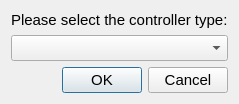
<?xml version="1.0" encoding="UTF-8"?>
<ui version="4.0">
 <class>Dialog</class>
 <widget class="QDialog" name="Dialog">
  <property name="geometry">
   <rect>
    <x>0</x>
    <y>0</y>
    <width>229</width>
    <height>98</height>
   </rect>
  </property>
  <property name="font">
   <font>
    <pointsize>14</pointsize>
   </font>
  </property>
  <property name="windowTitle">
   <string>Controller Type Selection</string>
  </property>
  <layout class="QGridLayout" name="gridLayout">
   <item row="2" column="0">
    <widget class="QDialogButtonBox" name="btns_haptic_controller_type_select">
     <property name="font">
      <font>
       <pointsize>11</pointsize>
      </font>
     </property>
     <property name="orientation">
      <enum>Qt::Horizontal</enum>
     </property>
     <property name="standardButtons">
      <set>QDialogButtonBox::Cancel|QDialogButtonBox::Ok</set>
     </property>
    </widget>
   </item>
   <item row="0" column="0">
    <widget class="QLabel" name="label">
     <property name="font">
      <font>
       <pointsize>11</pointsize>
      </font>
     </property>
     <property name="text">
      <string>Please select the controller type:</string>
     </property>
    </widget>
   </item>
   <item row="1" column="0">
    <widget class="QComboBox" name="combobox_sw_controller_type">
     <property name="font">
      <font>
       <pointsize>11</pointsize>
      </font>
     </property>
    </widget>
   </item>
  </layout>
 </widget>
 <resources/>
 <connections>
  <connection>
   <sender>btns_haptic_controller_type_select</sender>
   <signal>accepted()</signal>
   <receiver>Dialog</receiver>
   <slot>accept()</slot>
   <hints>
    <hint type="sourcelabel">
     <x>248</x>
     <y>254</y>
    </hint>
    <hint type="destinationlabel">
     <x>157</x>
     <y>274</y>
    </hint>
   </hints>
  </connection>
  <connection>
   <sender>btns_haptic_controller_type_select</sender>
   <signal>rejected()</signal>
   <receiver>Dialog</receiver>
   <slot>reject()</slot>
   <hints>
    <hint type="sourcelabel">
     <x>316</x>
     <y>260</y>
    </hint>
    <hint type="destinationlabel">
     <x>286</x>
     <y>274</y>
    </hint>
   </hints>
  </connection>
 </connections>
</ui>
